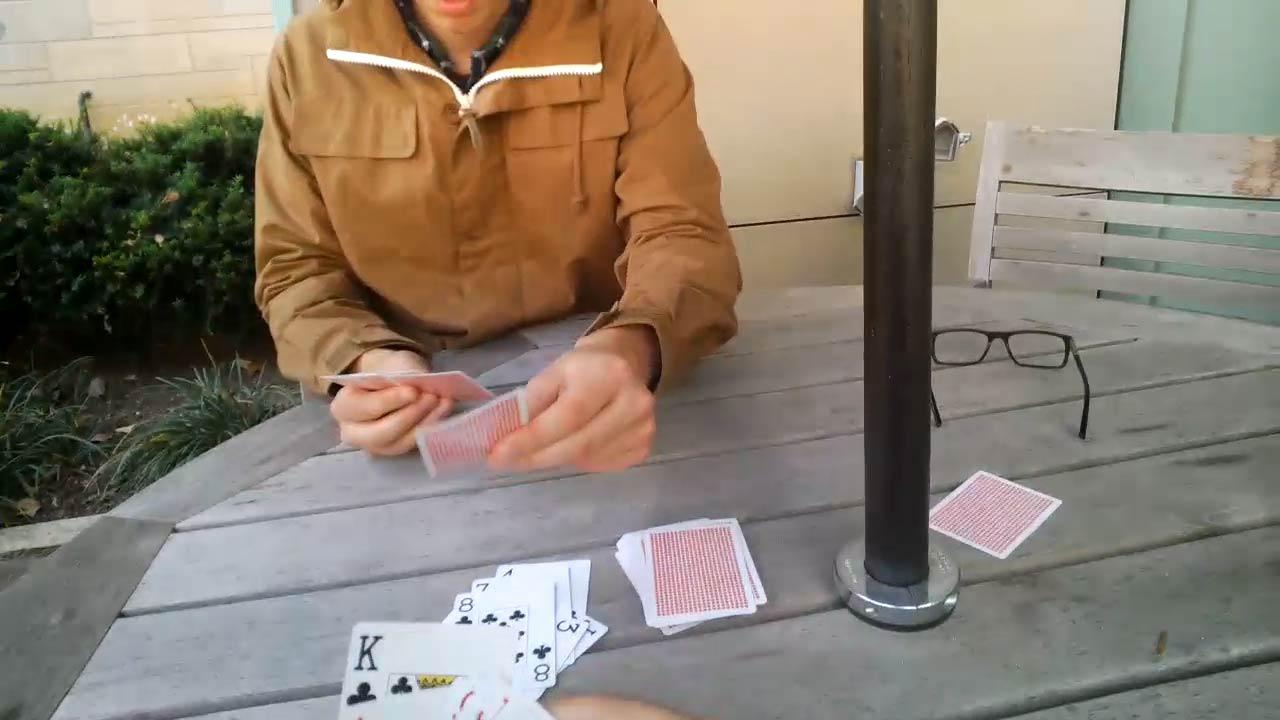
#> input picture image_data/hands/images/test/CARDS_COURTYARD_H_S_frame_0611_jpg.rf.998fea83f9f1accde92be827e7a53f9b.jpg, 1280 x 720 px
$ python -i image_find_focus.py   (imports and definitions only)
#> lines starting #> are read from the running program, lines starting #| are printed output that depends on the picture; after the words box and inside, x2 and y2 are one past the last pixel; in counts of white or black regions, pixels touching at a corner belong together
### src/robot/__init__.py
# -*- coding: utf-8 -*-
import os
import sys
from pathlib import Path
import logging
import colorlog


def get_root():
    file = Path(__file__).resolve()
    root = file.parents[0]
    if str(root) not in sys.path:
        sys.path.append(str(root))
    root = Path(os.path.relpath(root, Path.cwd()))
    root = str(root) + '/'
    return root


def create_logger(mode):
    # 创建一个日志器
    logger = logging.getLogger("Robot")
    if not logger.handlers:
        # console输出
        if mode == "console":
            handler = logging.StreamHandler()
            logger.setLevel(logging.DEBUG)
            formatter = colorlog.ColoredFormatter(
                fmt='%(log_color)s[%(asctime)s.%(msecs)03d] %(filename)s -> %(funcName)s line:%(lineno)d [%(levelname)s] : %(message)s',
                datefmt='%Y-%m-%d  %H:%M:%S',
                log_colors={
                    'DEBUG': 'white',
                    'INFO': 'green',
                    'WARNING': 'yellow',
                    'ERROR': 'red',
                    'CRITICAL': 'bold_red',
                }
            )

        # exe下输出文件
        elif mode == "file":
            log_file = ROOT + "../../Robot.log"
            handler = logging.FileHandler(log_file, mode="w", encoding="UTF-8")
            logger.setLevel(logging.WARNING)
            formatter = logging.Formatter(
                fmt='[%(asctime)s.%(msecs)03d] %(filename)s -> %(funcName)s line:%(lineno)d [%(levelname)s] : %(message)s',
                datefmt='%Y-%m-%d  %H:%M:%S')

        handler.setFormatter(formatter)
        logger.addHandler(handler)

    return logger


ROOT = get_root()
IMAGE_DATA_PATH = ROOT + "../../image_data/"  # 数据集文件相对于robot的路径
PARAMS_YAML = ROOT + "../../params.yaml"  # params.yaml文件相对于robot的路径
SERVER_ADDR = ('localhost', 8000)  # 机械臂IP地址与端口号

LOG = create_logger("console")
# LOG = create_logger("file")

### src/robot/image_find_focus.py
# -*- coding: utf-8 -*-
import cv2
import numpy as np
from robot import LOG


class FocusFinder(object):
    def __init__(self, scale=1, allowed_moving_girth=300):
        self.scale = scale
        self.allowed_moving_girth = allowed_moving_girth
        self.allowed_moving_length = 80
        self.pre_corner_point = [(0, 0), (0, 0), (0, 0), (0, 0)]
        self.pre_max_length = 0
        self.is_first = True

    def find_focus(self, img, min_threshold=30, max_threshold=250):
        # 保存原始图像副本，用于后续的透视变换
        source_img = img.copy()
        # 对图像进行高斯模糊处理，减少噪声影响
        img = cv2.GaussianBlur(img, (3, 3), 0, 0)

        # 使用Canny算法进行边缘检测
        canny = cv2.Canny(img, min_threshold, max_threshold)
        # cv2.imshow("canny1", canny)
        # 创建3x3的全1矩阵作为形态学操作的核
        # 结构元素过大可能会造成过度
        k = np.ones((1, 1), np.uint8)
        # 对边缘图像进行闭运算，连接断开的边缘
        canny = cv2.morphologyEx(canny, cv2.MORPH_CLOSE, k)
        # cv2.imshow("canny2", canny)

        # 查找边缘图像的外部轮廓
        contours, hierarchy = cv2.findContours(
            canny, cv2.RETR_EXTERNAL, cv2.CHAIN_APPROX_SIMPLE
        )
        # 按轮廓面积从大到小排序，只保留面积最大的一个轮廓
        contours = sorted(contours, key=cv2.contourArea, reverse=True)[:1]
        # 如果没有找到轮廓，返回失败
        if len(contours) == 0:
            LOG.debug("未找到轮廓")
            return 0, False
        # 计算最大轮廓的周长
        max_length = abs(cv2.arcLength(contours[0], True))

        # 如果轮廓周长小于阈值600，认为不是有效的聚焦区域，返回失败
        if max_length < 200:
            LOG.debug(f"轮廓周长为{max_length},小于100")
            return 0, False
        # 创建与边缘图像相同尺寸的白色画布
        temp_caver = np.ones(canny.shape, np.uint8) * 255
        # 轮廓逼近函数，用于将复杂的轮廓近似为具有较少顶点的简单多边形。
        # 这在图像处理中常用于简化轮廓形状，去除不必要的细节，使轮廓更加规整。
        contours1 = cv2.approxPolyDP(contours[0], 2, True)
        # 在画布上绘制逼近后的轮廓
        cv2.drawContours(temp_caver, contours1, -1, (0, 255, 0), 1)

        debug_caver = np.ones((canny.shape[0], canny.shape[1], 3), np.uint8) * 255
        cv2.drawContours(debug_caver, contours[0], -1, (0, 0, 0), 1)  # black
        cv2.drawContours(debug_caver, contours1, -1, (0, 255, 0), 2)  # green

        # 使用Shi-Tomasi算法检测角点作为备选角点
        corners = cv2.goodFeaturesToTrack(temp_caver, 25, 0.5, 10)
        # 如果没有检测到角点，返回失败
        if corners is None:
            LOG.debug("未检测到角点")
            return 0, False
        else:
            for corner in corners:
                x, y = corner.ravel()  # 获取角点坐标
                # 在角点位置绘制红色圆圈，半径为3，线宽为-1（填充）
                cv2.circle(debug_caver, (int(x), int(y)), 3, (0, 0, 255), 1)  # red
        # 设置角点精化算法的终止条件
        criteria = (cv2.TERM_CRITERIA_EPS + cv2.TERM_CRITERIA_MAX_ITER, 30, 0.001)
        # 对检测到的角点进行亚像素级精化
        cv2.cornerSubPix(temp_caver, corners, (11, 11), (-1, -1), criteria)
        # 将角点坐标转换为整数类型
        corners = np.int0(corners)
        if len(corners) < 4:
            LOG.debug(f"角点数量:{len(corners)}小于 4 个")
            return 0, False

        # [7 lines of commented-out code are left out]

        corner_point = self.find_corner3(corners)  # 找到4个顶点
        LOG.debug(f"角点位置:{corner_point}")
        # 调用sort_corner方法对4个顶点进行排序
        sort_corner_list = self.sort_corner(corner_point)
        for x, y in sort_corner_list:
            cv2.circle(debug_caver, (int(x), int(y)), 5, (255, 0, 0), 1)  # blue
        # cv2.imshow("debug Caver", debug_caver)

        # 如果是第一帧，初始化参考角点和参考周长
        if self.is_first:
            self.pre_corner_point = sort_corner_list
            self.pre_max_length = max_length
            self.is_first = False

        # 检测物体是否移动过大（通过周长变化判断）
        if abs(self.pre_max_length - max_length) > self.allowed_moving_girth:
            LOG.debug("物体位置移动过大")
            self.pre_max_length = max_length
            return 0, False

        # 检测角点是否变化过大（通过角点位置变化判断）
        if (
            np.max(abs(np.array(sort_corner_list) - np.array(self.pre_corner_point)))
            > self.allowed_moving_length
        ):
            LOG.debug(f"角点位置变化过大:{sort_corner_list}, {self.pre_corner_point}")
            self.pre_corner_point = sort_corner_list
            return 0, False
        # 更新参考角点和参考周长
        self.pre_corner_point = sort_corner_list
        self.pre_max_length = max_length

        # 计算目标图像的尺寸
        hight, width = self.calSize(sort_corner_list, self.scale)
        # 定义目标图像的四个角点坐标
        aim_size = np.float32([[0, 0], [width, 0], [width, hight], [0, hight]])
        # 提取原始图像中检测到的四个角点坐标
        raw_size = []
        for x, y in sort_corner_list:
            raw_size.append([x, y])
        # 将坐标转换为浮点数类型
        raw_size = np.float32(raw_size)
        # 计算透视变换矩阵
        translate_map = cv2.getPerspectiveTransform(raw_size, aim_size)
        # 应用透视变换，将图像中任意四边形区域矫正为规则矩形
        translate_img = cv2.warpPerspective(
            source_img, translate_map, (int(width), int(hight))
        )
        # 对图像进行水平翻转（镜像处理）
        translate_img = cv2.flip(translate_img, 1)  # 对角镜像
        # 返回矫正后的图像和成功标志
        return translate_img, True

    def calSize(self, sort_corner_list, scale):
        h1 = sort_corner_list[2][1] - sort_corner_list[1][1]
        h2 = sort_corner_list[3][1] - sort_corner_list[0][1]
        hight = max(h1, h2) * scale

        w1 = sort_corner_list[0][0] - sort_corner_list[1][0]
        w2 = sort_corner_list[3][0] - sort_corner_list[2][0]
        width = max(w1, w2) * scale

        return hight, width

    def sort_corner(self, corner_point):
        for i in range(len(corner_point)):
            for j in range(i + 1, len(corner_point)):
                if corner_point[i][1] > corner_point[j][1]:
                    tmp = corner_point[j]
                    corner_point[j] = corner_point[i]
                    corner_point[i] = tmp
        top = corner_point[:2]
        bot = corner_point[2:]

        if top[0][0] > top[1][0]:
            tmp = top[1]
            top[1] = top[0]
            top[0] = tmp

        if bot[0][0] > bot[1][0]:
            tmp = bot[1]
            bot[1] = bot[0]
            bot[0] = tmp

        tl = top[1]
        tr = top[0]
        bl = bot[0]
        br = bot[1]
        corners = [tl, tr, bl, br]
        return corners

    def area(self, a, b, c):
        return (a[0] - c[0]) * (b[1] - c[1]) - (b[0] - c[0]) * (a[1] - c[1])

    # 使用了一种基于直线分割的方法来寻找四个顶点，试图最大化两侧点到直线的距离之和
    # [89 lines left out: functions find_corner, find_corner2, not called in this run]

    def find_corner3(self, point_list):
        # 最小外接矩形
        rect = cv2.minAreaRect(
            point_list
        )  # returns (center (x,y), (width, height), angle)
        box = cv2.boxPoints(rect)  # 4个点的坐标
        box = np.int32(box)

        point_list = []
        for i in box:
            x, y = i.ravel()
            point_list.append((x, y))
        return point_list

>>> import cv2
>>> picture = cv2.imread('../../image_data/hands/images/test/CARDS_COURTYARD_H_S_frame_0611_jpg.rf.998fea83f9f1accde92be827e7a53f9b.jpg')
#> picture is the input picture: shape (720, 1280, 3); mean B, G, R 111.9, 125.2, 137.3
>>> result = FocusFinder().find_focus(picture)
#> in find_focus, `canny = cv2.Canny(img, min_threshold, max_threshold)`:
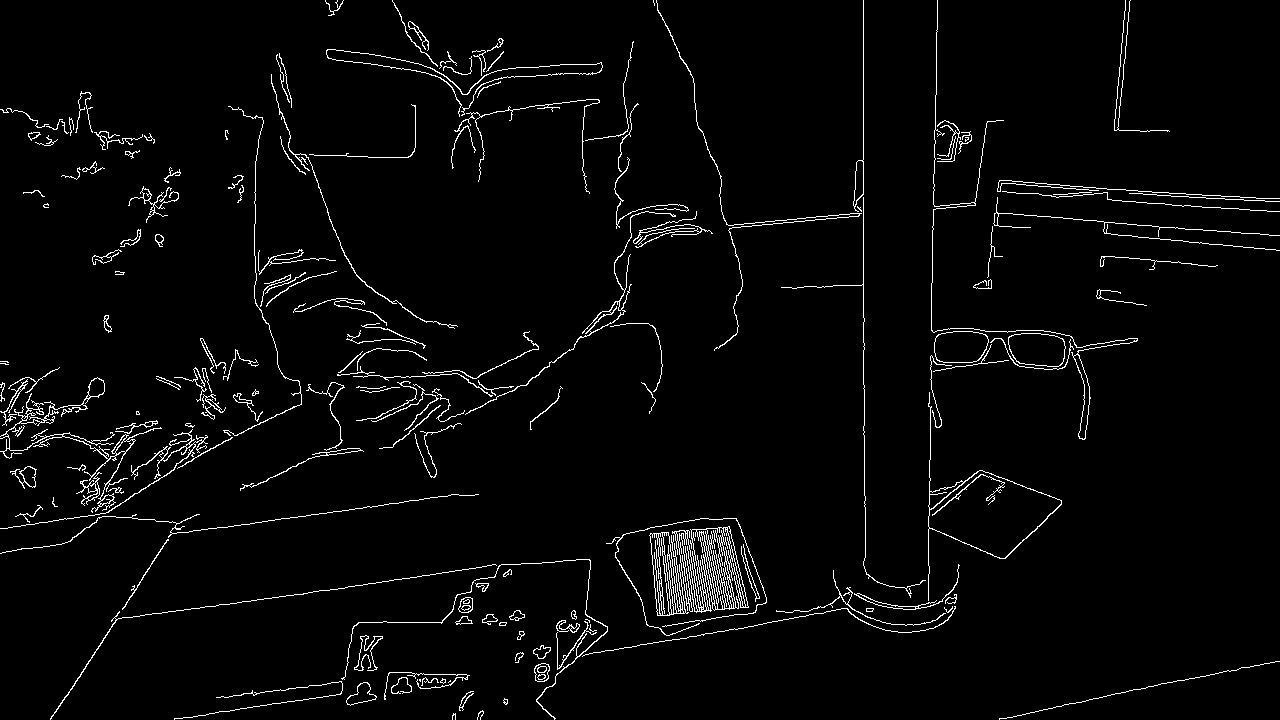
#> canny: shape (720, 1280); 3% white in thin lines or dots
#> in find_focus, `contours, hierarchy = cv2.findContours( canny, cv2.RETR_EXTERNAL, cv2...`: contours = 167 contours, 91 with area under 20; largest, box (x1, y1, x2, y2) and area: (928, 392, 1062, 601) 7170, (672, 526, 749, 613) 2603, (649, 532, 689, 616) 1735, (1008, 333, 1066, 367) 1590, (934, 331, 989, 363) 1462
#> in find_focus, `contours = sorted(contours, key=cv2.contourArea, reverse=True)[:1]`: contours = 1 contour; box (x1, y1, x2, y2) and area: (928, 392, 1062, 601) 7170
#> in find_focus, `max_length = abs(cv2.arcLength(contours[0], True))`: max_length = 720.5
#> in find_focus, `contours1 = cv2.approxPolyDP(contours[0], 2, True)`: contours1 = contour of 12 points, box (x1, y1, x2, y2) (928, 392, 1062, 601), area 7301
#> in find_focus, `cv2.drawContours(temp_caver, contours1, -1, (0, 255, 0), 1)`:
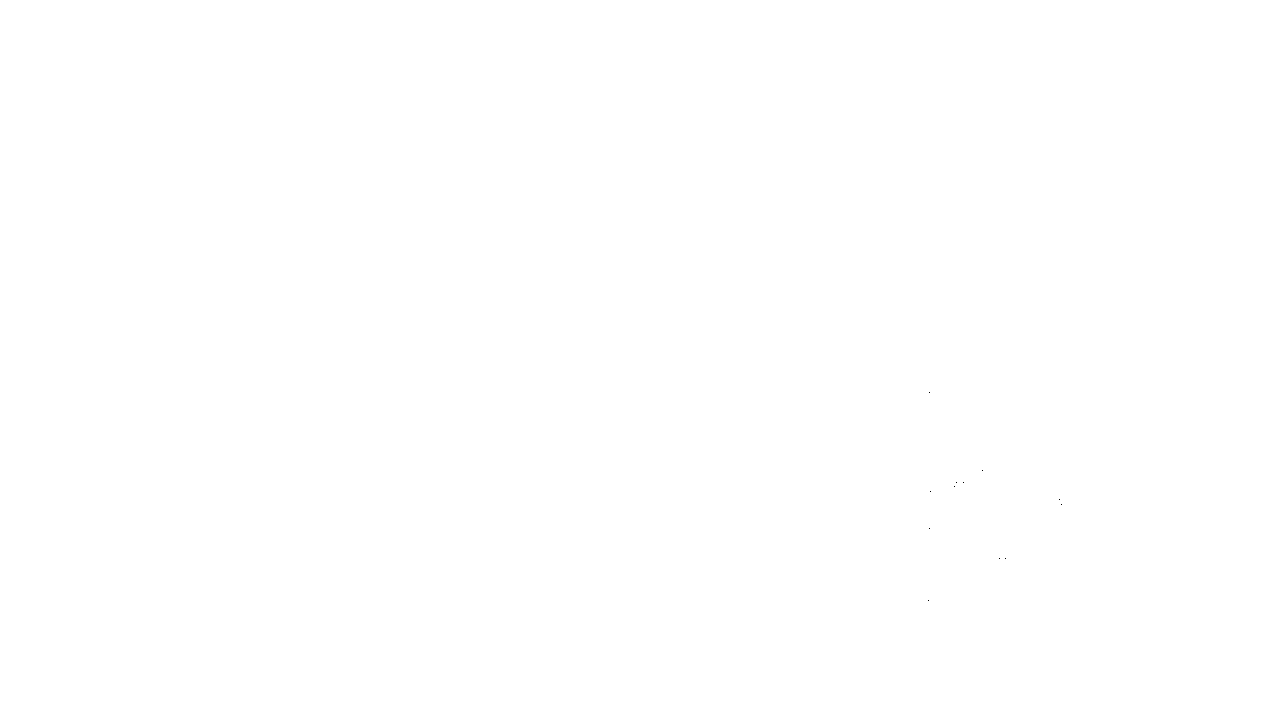
#> temp_caver: shape (720, 1280); 100% white; black in thin lines or dots, all inside (x1, y1, x2, y2) = (928, 392, 1062, 601)
#> in find_focus, `corners = cv2.goodFeaturesToTrack(temp_caver, 25, 0.5, 10)`: corners = [[928, 600], [1005, 558], [929, 528], [1061, 504], [930, 491], [954, 486], [982, 470], [929, 392]]
#> the loop in find_focus, `for corner in corners:` made 8 passes
#> in find_focus, `criteria = (cv2.TERM_CRITERIA_EPS + cv2.TERM_CRITERIA_MAX_ITER, 30, 0...`: criteria = (3, 30, 0.001)
#> in find_focus, `corners = np.int0(corners)`: corners = [[928, 600], [1002, 558], [929, 528], [1060, 501], [930, 491], [957, 483], [982, 470], [929, 392]]
#> in find_corner3, `rect = cv2.minAreaRect( point_list )`: rect = ((943.2, 508.2), (160.5, 170.4), -50.24)
#> in find_corner3, `box = cv2.boxPoints(rect)`: box = [[957.3, 624.4], [826.3, 515.4], [929, 392], [1060, 501]]
#> in find_corner3, `box = np.int32(box)`: box = [[957, 624], [826, 515], [929, 392], [1060, 501]]
#> the loop in find_corner3, `for i in box:` made 4 passes
#> after the loop in find_corner3, `for i in box:`: point_list = [(957, 624), (826, 515), (929, 392), (1060, 501)]
#> the loop in sort_corner, `for i in range(len(corner_point)):` made 4 passes
#> after the loop in sort_corner, `for i in range(len(corner_point)):`: corner_point = [(929, 392), (1060, 501), (826, 515), (957, 624)]
#> in sort_corner, `top = corner_point[:2]`: top = [(929, 392), (1060, 501)]
#> in sort_corner, `bot = corner_point[2:]`: bot = [(826, 515), (957, 624)]
#> in sort_corner, `tl = top[1]`: tl = (1060, 501)
#> in sort_corner, `tr = top[0]`: tr = (929, 392)
#> in sort_corner, `bl = bot[0]`: bl = (826, 515)
#> in sort_corner, `br = bot[1]`: br = (957, 624)
#> in sort_corner, `corners = [tl, tr, bl, br]`: corners = [(1060, 501), (929, 392), (826, 515), (957, 624)]
#> the loop in find_focus, `for x, y in sort_corner_list:` made 4 passes
#> in find_focus, `self.pre_max_length = max_length`: self.pre_max_length = 720.5
#> in calSize, `h1 = sort_corner_list[2][1] - sort_corner_list[1][1]`: h1 = 123
#> in calSize, `w1 = sort_corner_list[0][0] - sort_corner_list[1][0]`: w1 = 131
#> in find_focus, `hight, width = self.calSize(sort_corner_list, self.scale)`: hight = 123; width = 131
#> in find_focus, `aim_size = np.float32([[0, 0], [width, 0], [width, hight], [0, hight]])`: aim_size = [[0, 0], [131, 0], [131, 123], [0, 123]]
#> after the loop in find_focus, `for x, y in sort_corner_list:`: raw_size = [[1060, 501], [929, 392], [826, 515], [957, 624]]
#> in find_focus, `translate_map = cv2.getPerspectiveTransform(raw_size, aim_size)`: translate_map = [[-0.589, -0.494, 872], [-0.49, 0.589, 224.5], [4.5e-18, -3.29e-18, 1]]
#> in find_focus, `translate_img = cv2.warpPerspective( source_img, translate_map, (int(w..`:
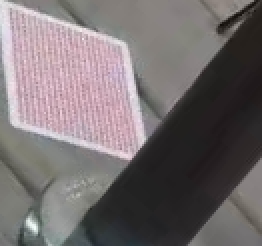
#> translate_img: shape (123, 131, 3) (shown 2 times larger); mean B, G, R 111.1, 109.6, 117
#> in find_focus, `translate_img = cv2.flip(translate_img, 1)`:
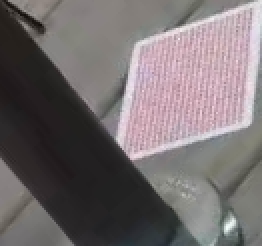
#> translate_img: shape (123, 131, 3) (shown 2 times larger); mean B, G, R 111.1, 109.6, 117
